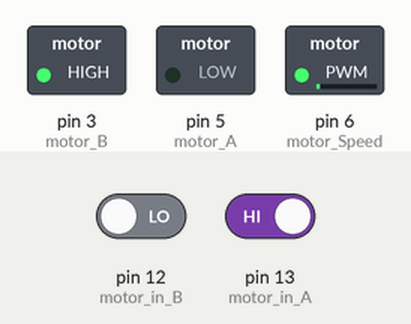
Recording of a sketch running on a simulated Arduino Uno, built with avr-gcc and run on an emulated ATmega328P. On the bench: switched loads named in the sketch (green lamp = pin HIGH). Inputs (shaded band) come from the test bench; at power-on: pin 12 (motor_in_B) LOW, pin 13 (motor_in_A) HIGH.

Above: at 1.2 s.
1.3 s: pin 12 (motor_in_B) driven HIGH
At 2.4 s:
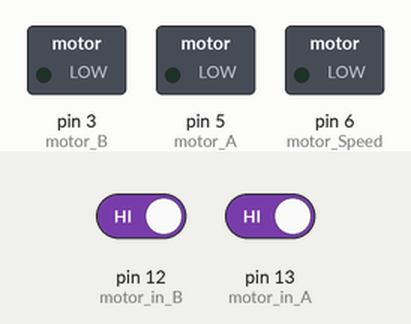
2.8 s: pin 13 (motor_in_A) driven LOW
At 3.5 s:
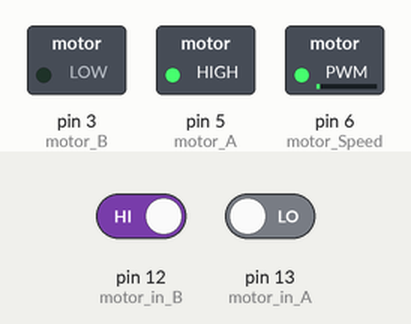
4.3 s: pin 13 (motor_in_A) driven HIGH
At 4.6 s:
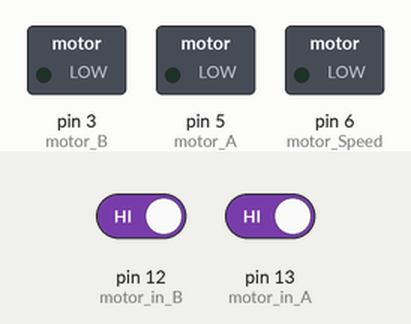
5.8 s: pin 12 (motor_in_B) driven LOW
At 7.0 s:
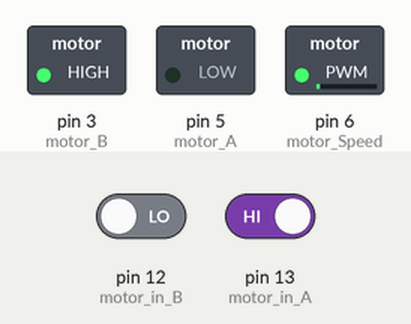
Timing chart, 0 to 8.3 s (numbered marks = the images above; inputs shaded):
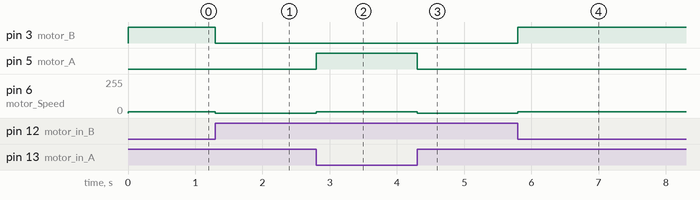

The sketch:

02_motorin.ino
```cpp
int motor_A=5;                    // motor A Pin
int motor_B=3;                    // motor B Pin
int motor_Speed=6;                // speed Pin

int motor_in_A = 13;
int motor_in_B = 12;

void setup() {

  pinMode(motor_A,OUTPUT);
  pinMode(motor_B,OUTPUT);
  pinMode(motor_Speed,OUTPUT);

  pinMode(motor_in_A,INPUT);
  pinMode(motor_in_B,INPUT);

  Serial.begin(9600);
}

void loop() {

  int sensor_A = digitalRead( motor_in_A );
  int sensor_B = digitalRead( motor_in_B );

  if (sensor_A == 0 && sensor_B == 1) {
    analogWrite(motor_Speed,10);
    digitalWrite(motor_A,HIGH);
    digitalWrite(motor_B,LOW);
  } else if (sensor_A == 1 && sensor_B == 0) {
    analogWrite(motor_Speed,10);
    digitalWrite(motor_A,LOW);
    digitalWrite(motor_B,HIGH);
  } else {
    analogWrite(motor_Speed,0);
    digitalWrite(motor_A,LOW);
    digitalWrite(motor_B,LOW);
  }

  delay(1);
}
```

Measured:
- after the input at 1.3 s, pin 3 (motor_B): HIGH → LOW at once; pin 6 (motor_Speed): 10/255 → 0/255 at once
- after the input at 2.8 s, pin 5 (motor_A): LOW → HIGH at once; pin 6 (motor_Speed): 0/255 → 10/255 at once
- after the input at 4.3 s, pin 5 (motor_A): HIGH → LOW at once; pin 6 (motor_Speed): 10/255 → 0/255 at once
- after the input at 5.8 s, pin 3 (motor_B): LOW → HIGH at once; pin 6 (motor_Speed): 0/255 → 10/255 at once
